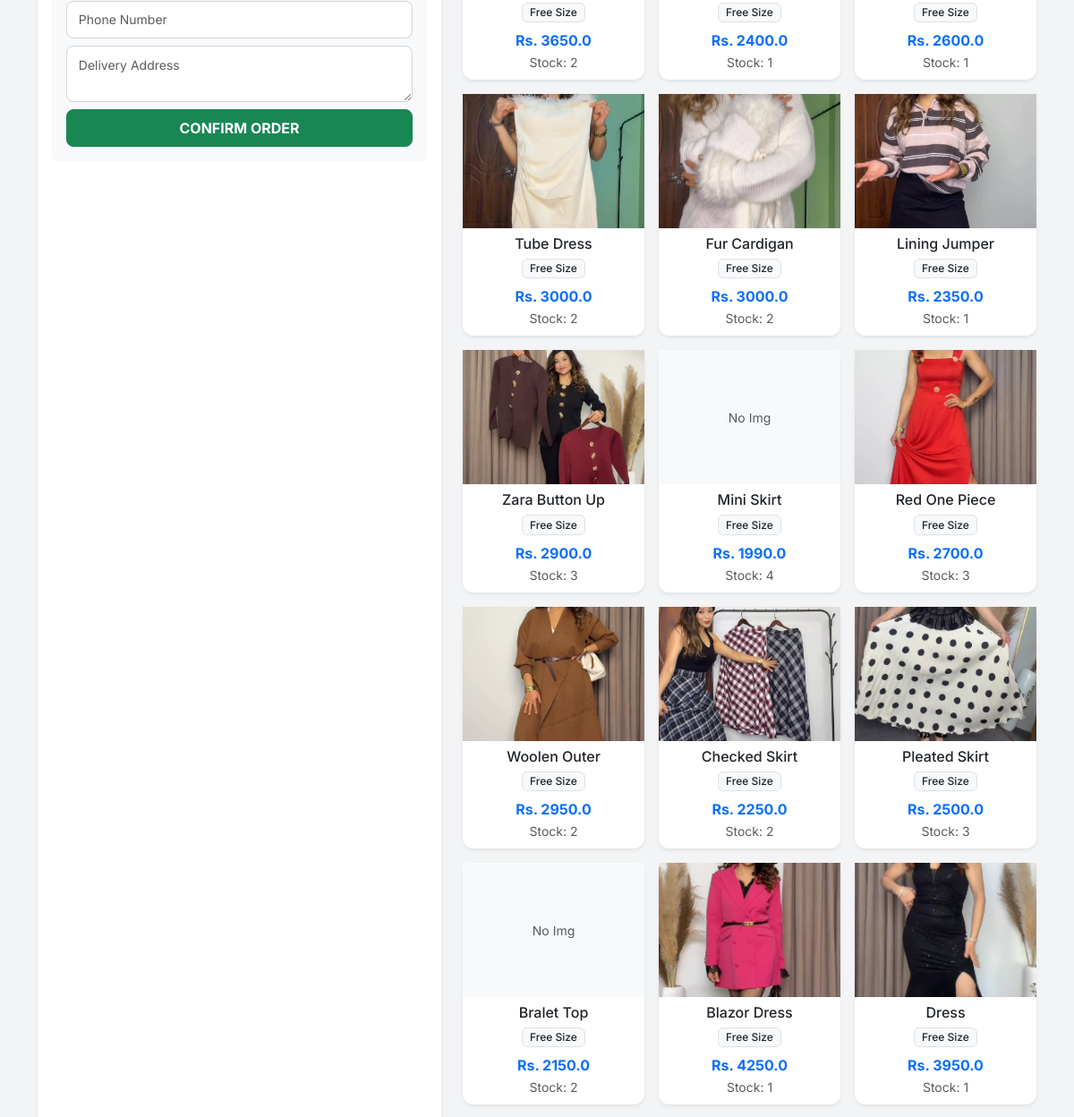
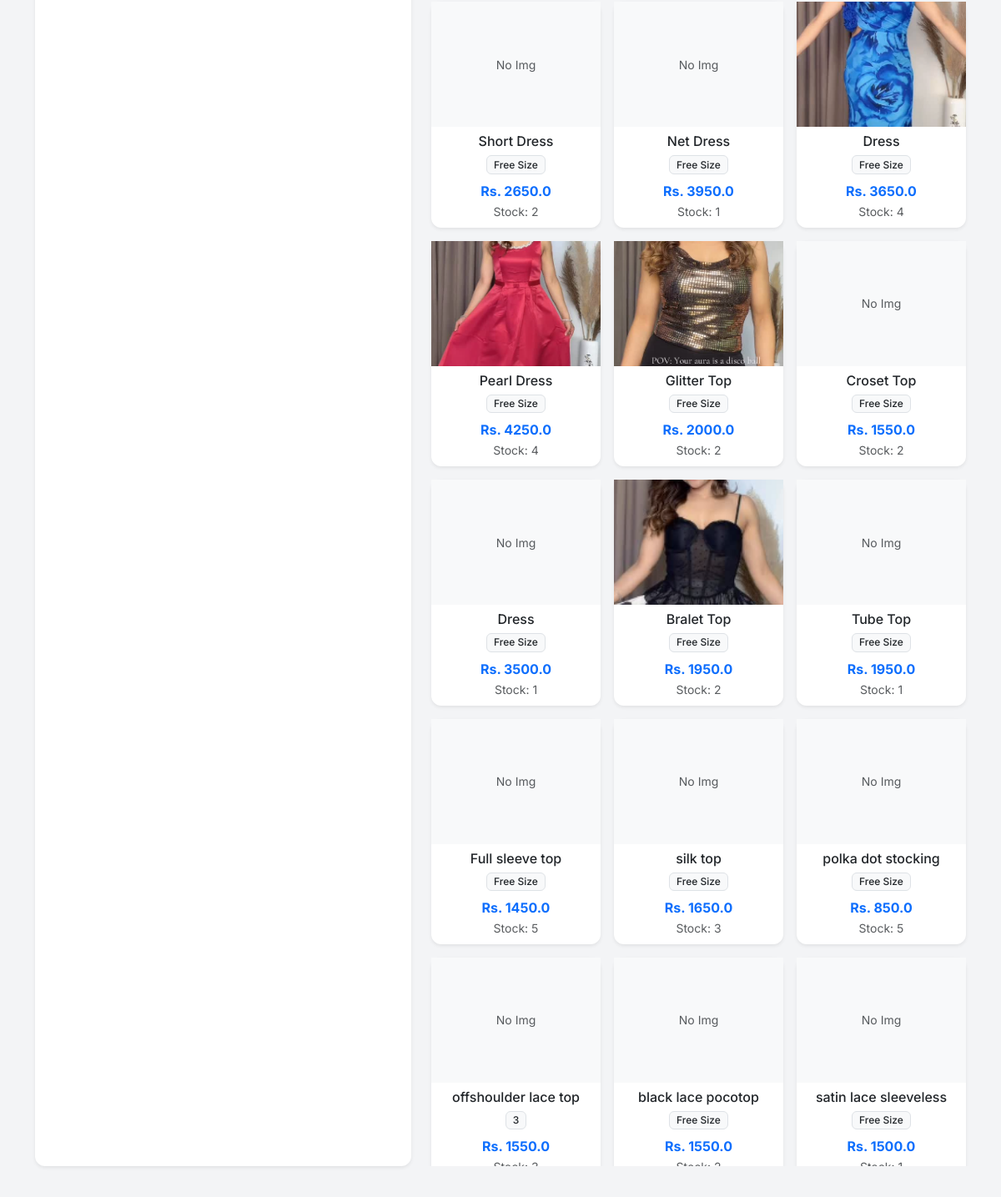
The app's page /new_order (lower part), older data (2 pictures, top to bottom).
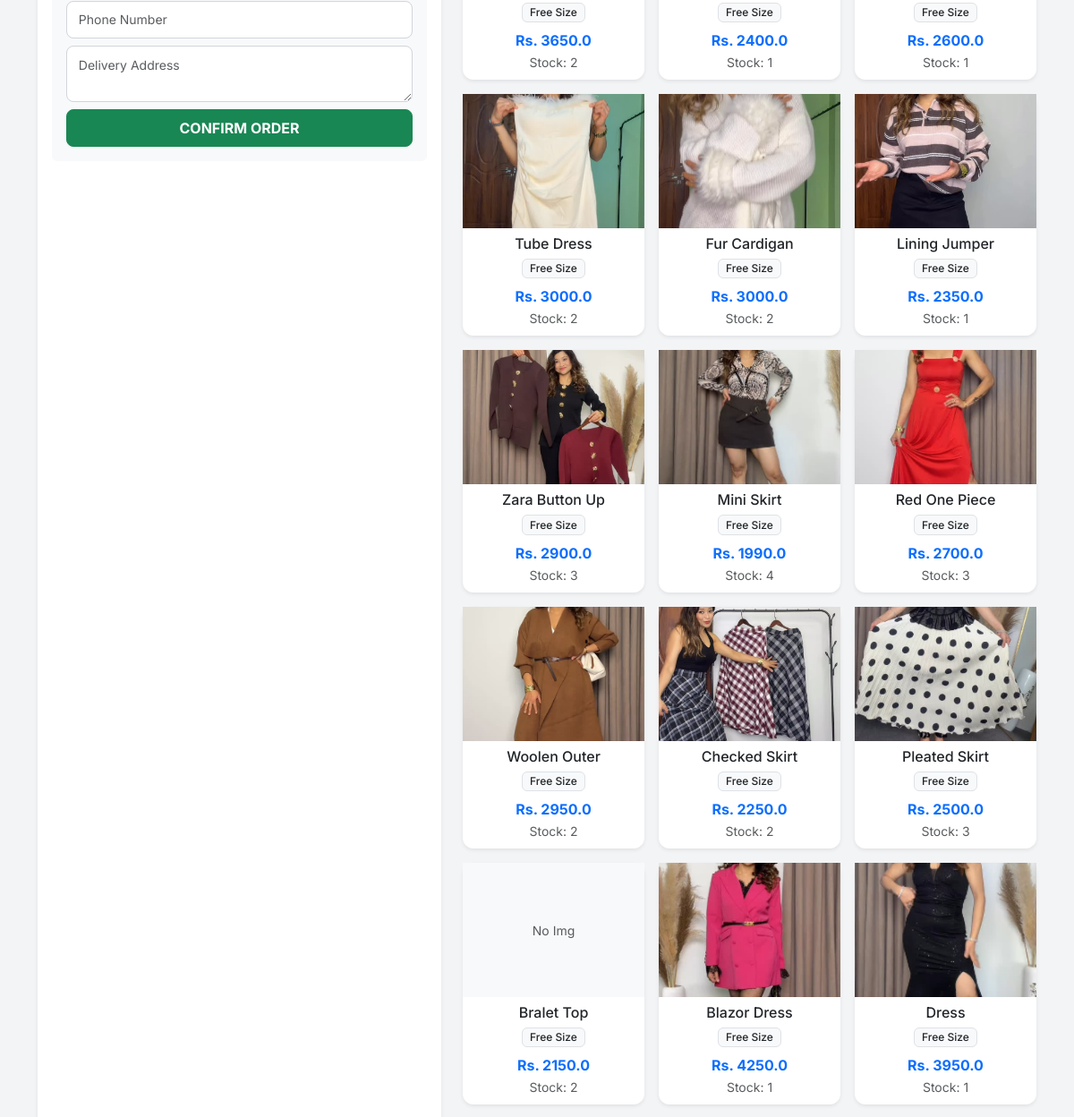
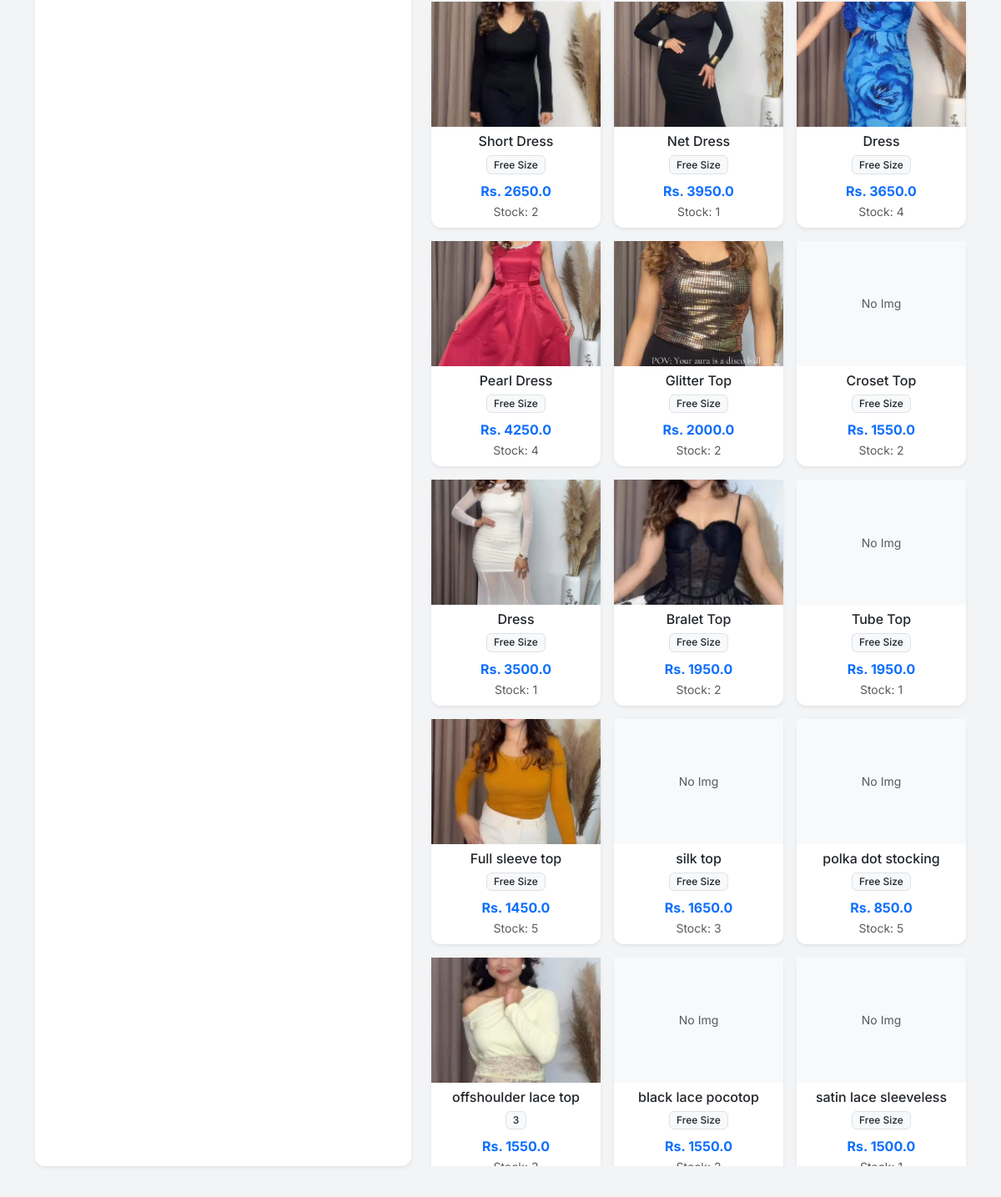
The same page, newer data (2 pictures, top to bottom).
### app.py (models this page shows)
class Product(db.Model):
    id = db.Column(db.Integer, primary_key=True)
    sku = db.Column(db.String(50), unique=True, nullable=True)
    name = db.Column(db.String(100), nullable=False)
    size = db.Column(db.String(10), nullable=False)
    cost_price = db.Column(db.Float, default=0.0)
    price = db.Column(db.Float, nullable=False)
    stock = db.Column(db.Integer, default=0)
    image = db.Column(db.String(100), nullable=True)

### app.py (the view)
@app.route('/new_order')
def new_order():
    products = Product.query.filter(Product.stock > 0).all()
    return render_template('new_order.html', products=products)

### templates/new_order.html (shortened to what this page needs)
{% extends "layout.html" %}
{% block content %}
<div class="row h-100">
    <div class="col-md-5">
        <div class="card shadow-sm h-100">
            <div class="card-body d-flex flex-column">
                <div class="bg-light p-3 rounded">
                    <input type="text" id="custPhone" class="form-control form-control-sm mb-2" placeholder="Phone Number">
                    <textarea id="custAddress" class="form-control form-control-sm mb-2" rows="2" placeholder="Delivery Address"></textarea>
                    <button onclick="submitOrder()" class="btn btn-success w-100 fw-bold">CONFIRM ORDER</button>
                </div>
            </div>
        </div>
    </div>
    <div class="col-md-7">
        <div class="row row-cols-1 row-cols-md-3 g-3" id="productGrid" style="max-height: 80vh; overflow-y: auto;">
            {% for p in products %}
            <div class="col product-card-col" data-name="{{ p.name.lower() }} {{ p.sku.lower() if p.sku else '' }}">
                <div class="card h-100 shadow-sm border-0" onclick="addToCart({{ p.id }}, '{{ p.name }}', '{{ p.size }}', {{ p.price }}, {{ p.stock }})" style="cursor: pointer;">
                    <div style="height: 150px; overflow: hidden; background-color: #f8f9fa;" class="d-flex align-items-center justify-content-center">
                        {% if p.image %}
                        <img src="{{ url_for('static', filename='uploads/' + p.image) }}" style="width: 100%; height: 100%; object-fit: cover;">
                        {% else %}
                        <span class="text-muted small">No Img</span>
                        {% endif %}
                    </div>
                    <div class="card-body p-2 text-center">
                        <h6 class="card-title mb-1 text-truncate">{{ p.name }}</h6>
                        <span class="badge bg-light text-dark border">{{ p.size }}</span>
                        <div class="mt-2 text-primary fw-bold">Rs. {{ p.price }}</div>
                        <small class="text-muted">Stock: {{ p.stock }}</small>
                    </div>
                </div>
            </div>
            {% endfor %}
        </div>
    </div>
</div>
{% endblock %}

### templates/layout.html (shortened to what this page needs)
<!DOCTYPE html>
<html lang="en">
<head>
    <link href="https://cdn.jsdelivr.net/npm/bootstrap@5.3.0/dist/css/bootstrap.min.css" rel="stylesheet">
</head>
<body>
    <div class="container py-4">
        {% block content %}{% endblock %}
    </div>
</body>
</html>

### templates/layout.html (style rules this page uses)
:root { --primary-color: #2563eb; --bg-color: #f3f4f6; --text-dark: #1f2937; --card-shadow: 0 4px 6px -1px rgba(0, 0, 0, 0.1), 0 2px 4px -1px rgba(0, 0, 0, 0.06); }
body { font-family: 'Inter', sans-serif; background-color: var(--bg-color); color: var(--text-dark); }
.card { border: none; border-radius: 12px; box-shadow: var(--card-shadow); background: #ffffff; transition: transform 0.2s; }
.btn { border-radius: 8px; font-weight: 500; padding: 0.5rem 1rem; box-shadow: 0 1px 2px 0 rgba(0, 0, 0, 0.05); }
.badge { padding: 0.35em 0.65em; font-weight: 500; border-radius: 6px; }
.form-control, .form-select { border-radius: 8px; border: 1px solid #d1d5db; padding: 0.6rem 0.8rem; }

Row changes from the older to the newer data that the page shows:
changed Product "Mini Skirt": image: picture added; no longer shows "No Img"
changed Product "Short Dress": image: picture added; no longer shows "No Img"
changed Product "Net Dress": image: picture added; no longer shows "No Img"
changed Product (number 22 of 30 on the later page): image: picture added; no longer shows "No Img"
changed Product "Full sleeve top": image: picture added; no longer shows "No Img"
changed Product "offshoulder lace top": image: picture added; no longer shows "No Img"
